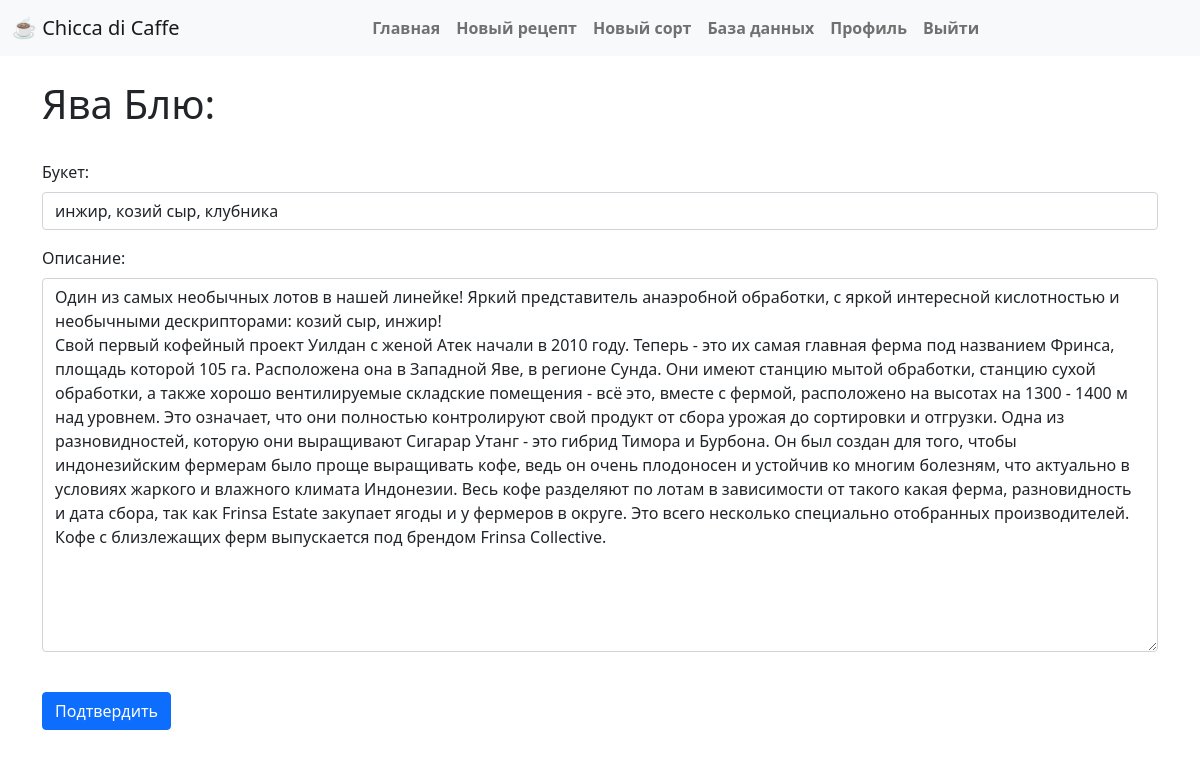
/editor/sort/5 (signed in), run on the app's committed database.
### app/models.py (models this page shows, shortened)
class Sort(db.Model):  # SearchableMixin, db.Model):
    __searchable__ = ['title', 'bouquet']
    id = db.Column(db.Integer, primary_key=True)
    title = db.Column(db.String(60), index=True, unique=True)
    bouquet = db.Column(db.String(120))
    description = db.Column(db.Text())
    timestamp = db.Column(db.DateTime, index=True, default=datetime.utcnow())
    user_id = db.Column(db.Integer, db.ForeignKey('user.id'))

### app/routes.py (the view, shortened to what this page needs)
@app.route('/editor/<type>/<id>', methods=['GET', 'POST'])
@login_required
def editor(type, id):
    if type == 'sort':
        if not current_user.email in Config.ADMINS:
            flash('[ACCESS DENIED]')
            return redirect(url_for('index'))
        form = EditSort()
        s = Sort.query.filter_by(id=id).first()
        if form.validate_on_submit():
            s.bouquet = form.bouquet.data
            s.description = form.description.data
            db.session.commit()
            return redirect(url_for('sort', sort_id=id))
        else:
            form.bouquet.data = s.bouquet
            form.description.data = s.description
            return render_template('edit_sort.html', form=form, sort=s, ADMIN_EMAILS=Config.ADMINS)

### app/forms.py (shortened to what this page needs)
class EditSort(FlaskForm):
    bouquet = StringField('Букет:', validators=[DataRequired(EMPTY_FIELD)])
    description = TextAreaField('Описание:', validators=[DataRequired(EMPTY_FIELD)])
    submit = SubmitField('Подтвердить')

### app/models.py (called while the page is built)
@login.user_loader
def load_user(user_id):
    return User.query.get(int(user_id))

### app/templates/edit_sort.html (shortened to what this page needs)
{% extends 'base.html' %}
{% block app_content %}
    <h1>{{ sort.title }}:</h1>
    <br>
    <form action="" method="post" novalidate>
        <p>
            <label for="bouquet" class="form-label">{{ form.bouquet.label }}</label>
            {{ form.bouquet(class='form-control', id='bouquet') }}
        </p>
        <p>
            <label for="description" class="form-label">{{ form.description.label }}</label>
            {{ form.description(class='form-control', id='description', rows="15") }}
        </p>
        <br>
        <p>{{ form.submit(class='btn btn-primary') }}</p>
    </form>
{% endblock %}

### data on the page
Sort: title "Ява Блю", bouquet "инжир, козий сыр, клубника", description "Один из самых необычных лотов в нашей линейке! Яркий представитель анаэробной обработки, с яркой интересной кислотностью и необычными дескрипторами: козий сыр, инжир! Свой первый кофейный проект Уилдан с женой Атек начали в 2010 году. Теперь - это их самая главная ферма под названием Фринса, площадь которой 105 га. Расположена она в Западной Яве, в регионе Сунда. Они имеют станцию мытой обработки, станцию сухой обработки, а также хорошо вентилируемые складские помещения - всё это, вместе с фермой, расположено на высотах на 1300 - 1400 м над уровнем. Это означает, что они полностью контролируют свой продукт от сбора урожая до сортировки и отгрузки. Одна из разновидностей, которую они…"
